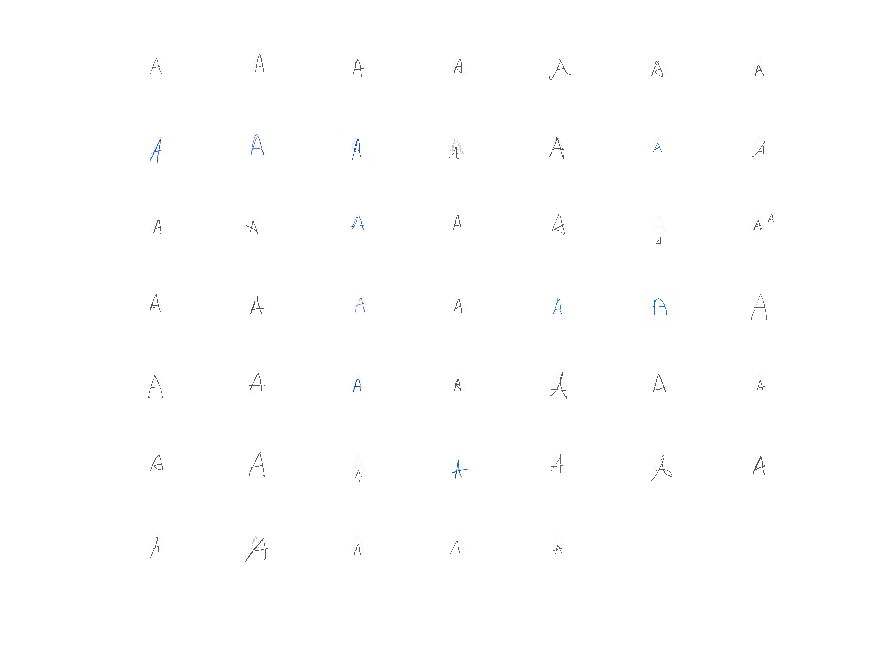
%> input picture MachineLearning/data/temp/A_composite.png, 875 x 656 px
$ octave BasicImageEnhancementAndAnalysisTechniquesExample.m   (GNU Octave 9; MATLAB toolbox functions it lacks are replaced by stand-ins)
%> lines starting %> are read from the running program, lines starting %| are printed output that depends on the picture; in (x1, y1, x2, y2) boxes, pixels count from 0 and x2, y2 are one past the last pixel; in counts of white or black regions, pixels touching at a corner belong together; the program's own positions count from 1
%% Basic Image Enhancement and Analysis Techniques
% This example shows how to enhance an image as a preprocessing step before
% analysis. In this example, you correct the nonuniform background
% illumination and convert the image into a binary image so that you can
% perform analysis of the image foreground objects.
%% Step 1: Read the Image into the Workspace
% Read and display the grayscale image |rice.png|.
I = imread('A_composite.png');
%> I is the input picture: size 656x875x3 uint8; mean R, G, B 254.5, 254.5, 254.6
I = rgb2gray(I);
%> I: size 656x875 uint8
imshow(I)
%% Step 2: Preprocess the Image to Enable Analysis
% In the sample image, the background illumination is brighter in the
% center of the image than at the bottom. As a preprocessing step before
% analysis, make the background uniform and then convert the image into a
% binary image. To make the background illumination more uniform, create an
% approximation of the background as a separate image and then subtract
% this approximation from the original image.
%%
% As a first step to creating a background approximation image, remove all
% the foreground (rice grains) using morphological opening. The opening operation has
% the effect of removing objects that cannot completely contain the
% structuring element. To remove the rice grains from the image, the
% structuring element must be sized so that it cannot fit entirely inside a
% single grain of rice. The example calls the |strel| function to create a
% disk-shaped structuring element with a radius of 15.
background = imopen(I,strel('disk',15));
%%
% View the background approximation image as a surface to see where
% illumination varies. The |surf| command creates colored parametric
% surfaces that enable you to view mathematical functions over a
% rectangular region. Because the |surf| function requires data of class
% |double|, you first need to convert |background| using the |double|
% command. The example uses indexing syntax to view only 1 out of 8 pixels
% in each direction; otherwise, the surface plot would be too dense. The
% example also sets the scale of the plot to better match the range of the
% |uint8| data and reverses the y-axis of the display to provide a better
% view of the data. (The pixels at the bottom of the image appear at the
% front of the surface plot.) In the surface display, [0, 0] represents the
% origin, or upper-left corner of the image. The highest part of the curve
% indicates that the highest pixel values of background (and consequently
% |rice.png| ) occur near the middle rows of the image. The lowest pixel
% values occur at the bottom of the image.
figure
surf(double(background(1:8:end,1:8:end))),zlim([0 255]);
set(gca,'ydir','reverse');
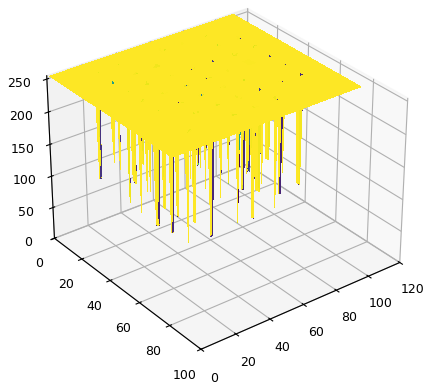
%> figure redrawn from the program's plot data
%%
% Subtract the background approximation image, |background|, from the
% original image, |I|, and view the resulting image. After subtracting the
% adjusted background image from the original image, the resulting image
% has a uniform background but is now a bit dark for analysis.
I2 = I - background;
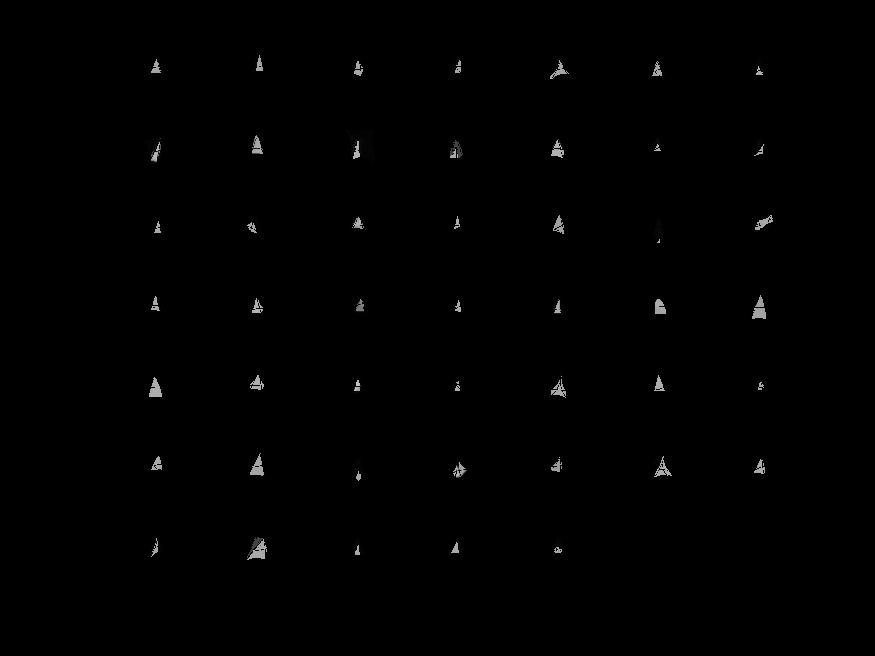
%> I2: size 656x875 uint8; min 0, max 199, mean 1.1
imshow(I2)
%%
% Use |imadjust| to increase the contrast of the processed image
% |I2| by saturating 1% of the data at both low and high intensities and by
% stretching the intensity values to fill the |uint8| dynamic range.
I3 = imadjust(I2);
imshow(I3);
%%
% Create a binary version of the processed image so you can use toolbox
% functions for analysis. Use the |im2bw| function to convert the grayscale
% image into a binary image by using thresholding. The function
% |graythresh| automatically computes an appropriate threshold to use to
% convert the grayscale image to binary. Remove background noise with the
% |bwareaopen| function.
level = graythresh(I3);
%> level = 0.375
bw = im2bw(I3,level);
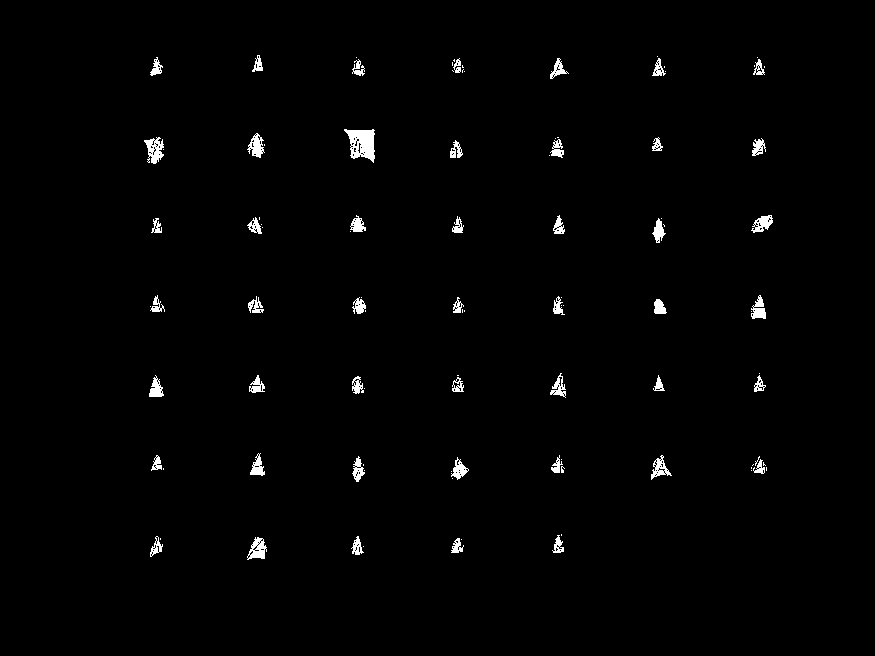
%> bw: size 656x875 logical; 1.2% white; 100 white regions (53 under 20 px), largest, box (x1, y1, x2, y2) and area: (344, 129, 375, 163) 664, (144, 137, 164, 164) 307, (247, 537, 267, 560) 260
bw = bwareaopen(bw, 50);
imshow(bw)
%% Step 3: Perform Analysis of Objects in the Image
% Now that you have created a binary version of the original image you can
% perform analysis of objects in the image.
%%
% Find all the connected components (objects) in the binary image. The
% accuracy of your results depends on the size of the objects, the
% connectivity parameter (4, 8, or arbitrary), and whether or not any
% objects are touching (in which case they could be labeled as one object).
% Some of the rice grains in the binary image |bw| are touching.
cc = bwconncomp(bw, 4)
%> cc = 143 connected components
cc.NumObjects
%> ans = 143
%%
% View the rice grain that is labeled 50 in the image.
grain = false(size(bw));
grain(cc.PixelIdxList{50}) = true;
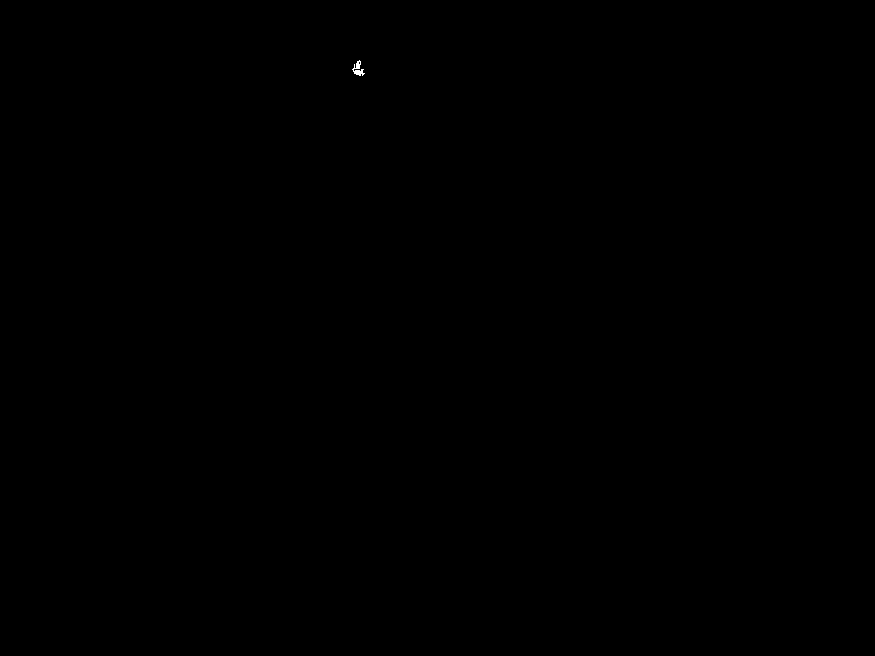
%> grain: size 656x875 logical; 0.02% white; 1 white region
imshow(grain);
%%
% Visualize all the connected components in the image. First, create a
% label matrix, and then display the label matrix as a pseudocolor indexed
% image. Use |labelmatrix| to create a label matrix from the output of
% |bwconncomp|. Note that |labelmatrix| stores the label matrix in the
% smallest numeric class necessary for the number of objects. Since |bw|
% contains only 95 objects, the label matrix can be stored as |uint8| . In
% the pseudocolor image, the label identifying each object in the label
% matrix maps to a different color in an associated colormap matrix. Use
% |label2rgb| to choose the colormap, the background color, and how objects
% in the label matrix map to colors in the colormap.
labeled = labelmatrix(cc);
%> labeled: size 656x875 uint8; 144 distinct labels, from 0 to 143
RGB_label = label2rgb(labeled, @spring, 'c', 'shuffle');
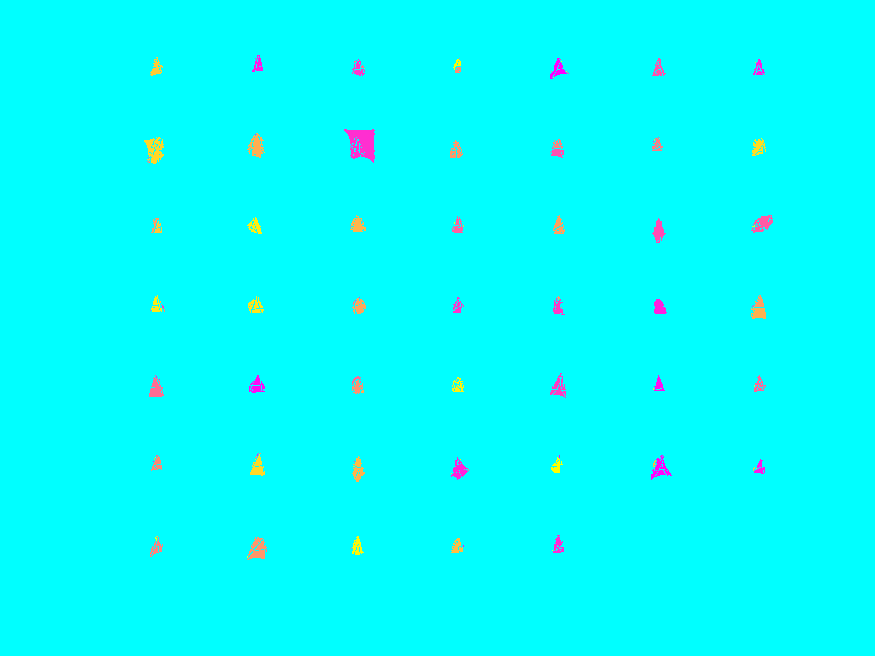
%> RGB_label: size 656x875x3 uint8; mean R, G, B 3.1, 253.4, 253.5
imshow(RGB_label)
%%
% Compute the area of each object in the image using |regionprops|. Each
% rice grain is one connected component in the |cc| structure.
graindata = regionprops(cc, 'basic')
%> graindata = 143 regions; largest, box (x1, y1, x2, y2), Area and Centroid: (344, 129, 375, 163) 663 [362.9 144], (144, 137, 164, 164) 296 [155.5 150.2], (247, 537, 267, 560) 255 [258.4 549.9], (247, 133, 264, 158) 234 [257 146.9], (751, 215, 773, 233) 212 [763.5 224.2]
%%
% Find the area of the 50th component, using dot notation to access the Area
% field in the 50th element of |graindata|.
graindata(50).Area
%> ans = 93
%%
% Create a vector |grain_areas| to hold the area measurement of each object
% (rice grain).
grain_areas = [graindata.Area];
%> grain_areas = 143 values, max 663 at index 45, min 1 at index 3, mean 49.12
%%
% Find the rice grain with the smallest area.
[min_area, idx] = min(grain_areas)
%> min_area = 1; idx = 3
grain = false(size(bw));
grain(cc.PixelIdxList{idx}) = true;
%> grain: size 656x875 logical; 0% white in thin lines or dots, all inside (x1, y1, x2, y2) = (147, 161, 148, 162)
imshow(grain);
%%
% Use the |histogram| command to create a histogram of rice grain areas.
figure
histogram(grain_areas)
title('Histogram of Rice Grain Area');
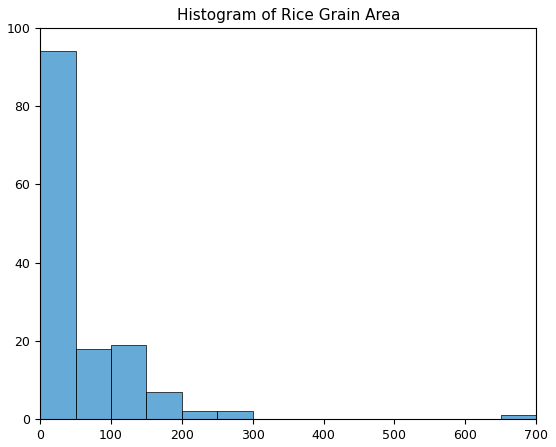
%> figure redrawn from the program's plot data; tallest bar 94 high, from x = 0 to 50

$ run again, with MachineLearning/data/temp/FullSizeRender.png copied over MachineLearning/data/temp/A_composite.png
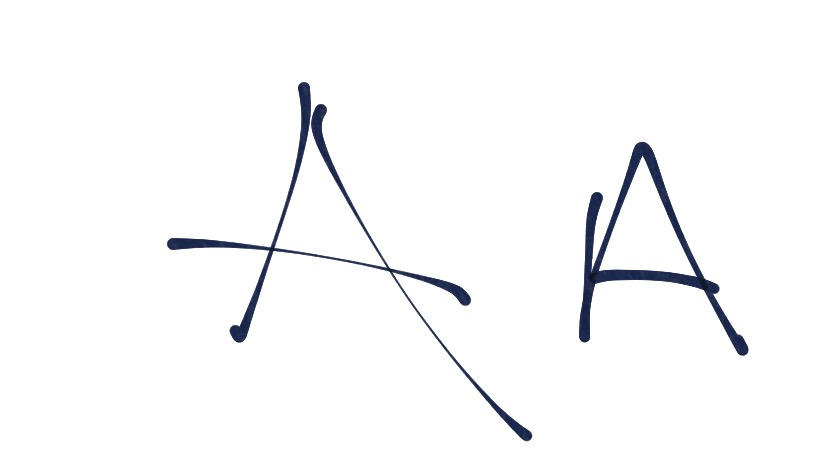
%> input picture MachineLearning/data/temp/FullSizeRender.png, 830 x 460 px
%> I is the input picture: size 460x830x3 uint8; mean R, G, B 248.7, 249, 249.9
%> I: size 460x830 uint8
%> level = 0.343
%> `bw = bwareaopen(bw, 50);`:
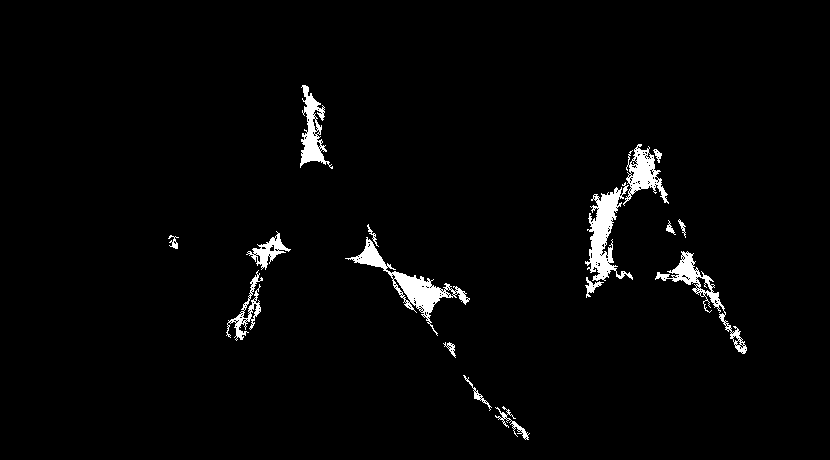
%> bw: size 460x830 logical; 2.4% white; 16 white regions, largest, box (x1, y1, x2, y2) and area: (345, 237, 470, 336) 1988, (585, 182, 633, 281) 1874, (655, 251, 747, 354) 1249
%> cc = 318 connected components
%> `cc.NumObjects`: ans = 318
%> labeled: size 460x830 uint16; 319 distinct labels, from 0 to 318
%> graindata = 318 regions; largest, box (x1, y1, x2, y2), Area and Centroid: (585, 187, 624, 281) 1738 [603.6 234], (345, 237, 453, 323) 1645 [405.8 282], (300, 85, 330, 168) 1031 [312.5 132.1], (626, 144, 669, 204) 1009 [645.4 174], (655, 251, 725, 311) 879 [692.2 278.1]
%> `graindata(50).Area`: ans = 2
%> grain_areas = 318 values, max 1738 at index 194, min 1 at index 3, mean 29.32
%> min_area = 1; idx = 3
%> `title('Histogram of Rice Grain Area');`:
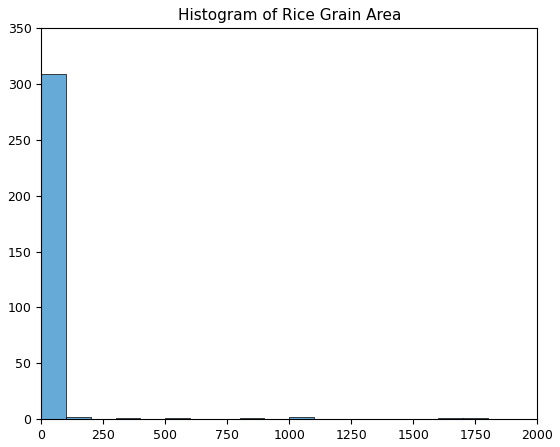
%> figure redrawn from the program's plot data; tallest bar 309 high, from x = 0 to 100
